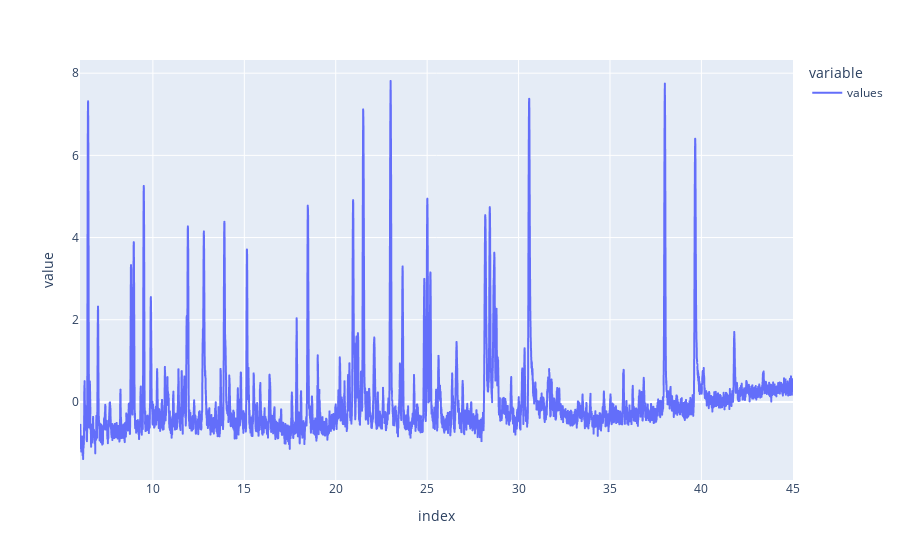

Write notebook code for a chart like this one.
### Markdown cell above
Ensuite on fait une normalisation des points de la courbe <br>
La fonction `adaptCurve` fait la normalisation de manière à ce que le premier pic de référence ai toujours une taille proche de 10.

### Code cell
temp = (temp - temp.mean())/temp.std()
temp.plot()

### Figure 1 — Plotly figure (JSON) as saved in the notebook; plotly's stock layout.template omitted (floating-point values rounded to 4 significant figures; data arrays with more than 128 entries replaced by an {"elided": "..."} marker saying what was removed)
{"data": [{"hovertemplate": "variable=values<br>index=%{x}<br>value=%{y}<extra></extra>", "legendgroup": "values", "line": {"color": "#636efa", "dash": "solid"}, "mode": "lines", "name": "values", "showlegend": true, "type": "scattergl", "x": {"elided": "6609 float values"}, "xaxis": "x", "y": {"elided": "6609 float values"}, "yaxis": "y"}], "layout": {"legend": {"title": {"text": "variable"}, "tracegroupgap": 0}, "margin": {"t": 60}, "xaxis": {"anchor": "y", "domain": [0, 1], "title": {"text": "index"}}, "yaxis": {"anchor": "x", "domain": [0, 1], "title": {"text": "value"}}}}
